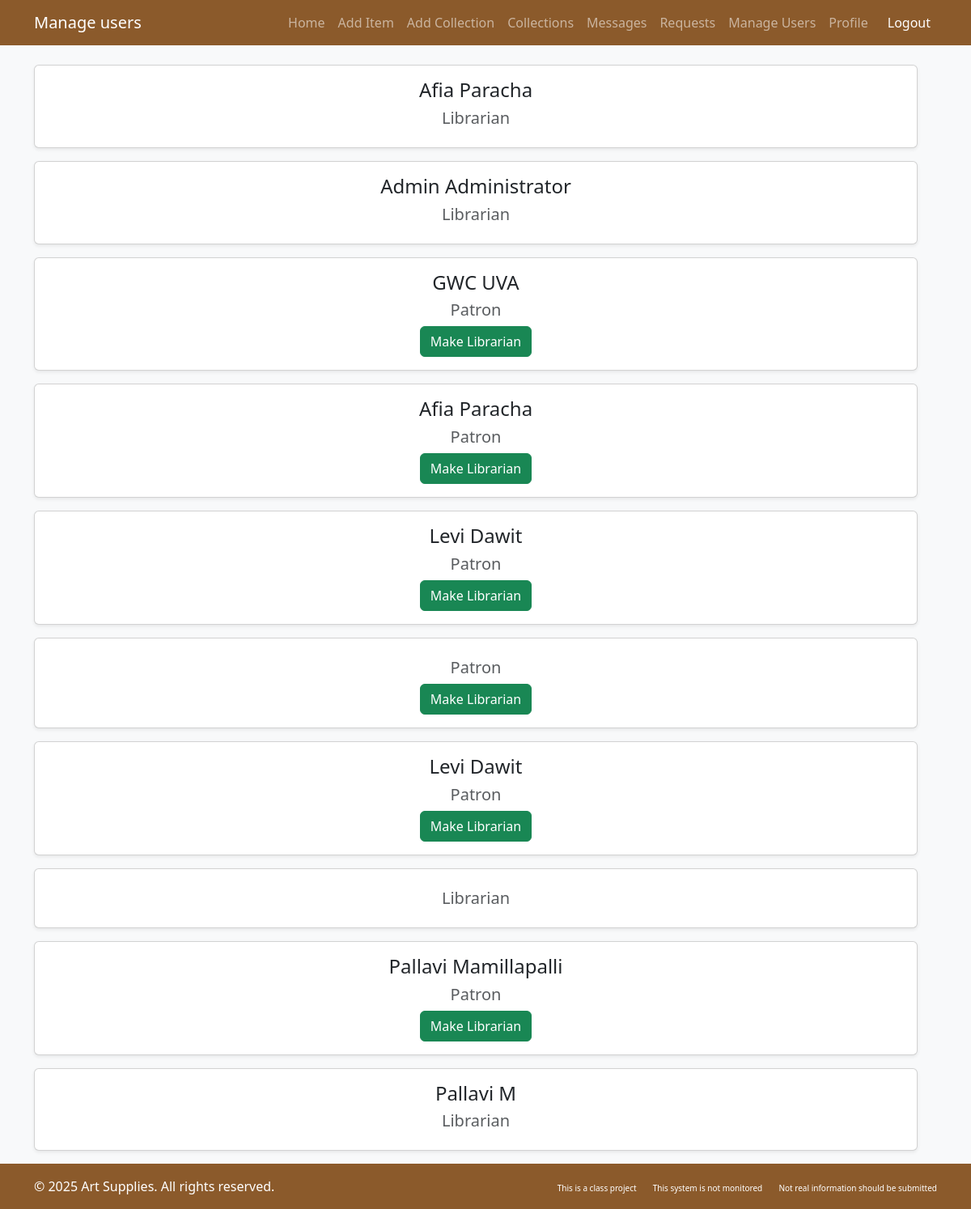
The app's page /artlibrary/manage_users/ (signed in), older data.
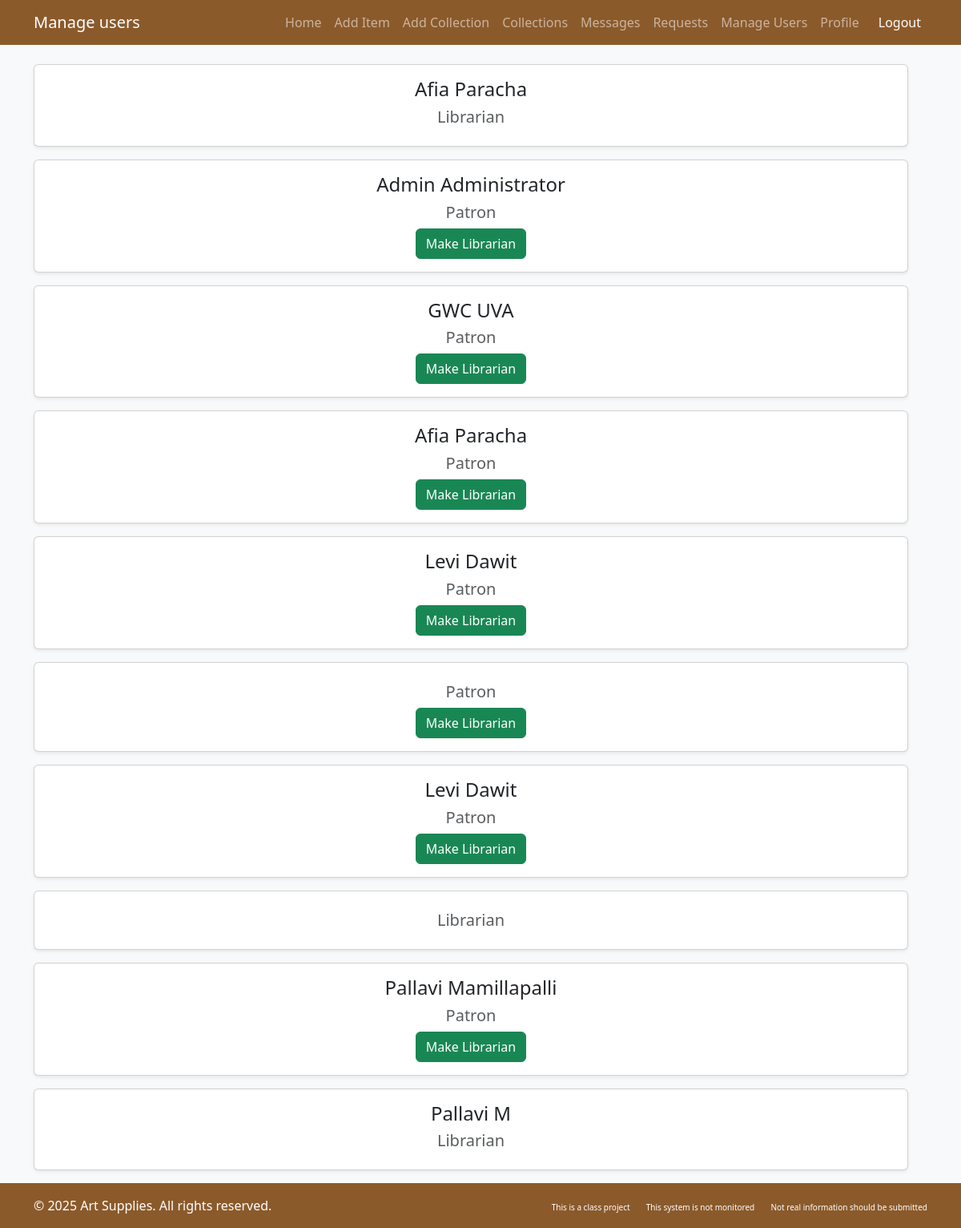
The same page, newer data.
### artlibrary/models.py (models this page shows, shortened)
class CustomUser(AbstractUser):
    profile_pic = models.ImageField(
        storage=S3Boto3Storage(),
        upload_to='profile_pics/',
        null=True,
        blank=True
    )
    date_joined = models.DateTimeField(auto_now_add=True)
    roles = (('patron', 'Patron'), ('librarian', 'Librarian'), ('anonymous', 'Anonymous'))
    user_role = models.CharField(max_length=12, choices=roles, default='patron')
    email = models.EmailField(blank=True, max_length=254, verbose_name='email address')

### artlibrary/views.py (the view)
# urls.py: path('manage_users/',views.manage_users,name="manage_users"),
def manage_users(request):
    if(request.user.user_role!="librarian"):
        if request.user.user_role=="anonymous":
            return redirect("anonymous_page")
        else:
            return redirect("patron_page")
    usersList= CustomUser.objects.all()
    context={'all_users':usersList}
    return render(request,'artlibrary/manage_users.html',context)

### artlibrary/templates/artlibrary/manage_users.html (shortened to what this page needs)
{% load django_bootstrap5 %}
<!DOCTYPE html>
<html lang="en">
<head>
    {% bootstrap_css %}
</head>
<body class="bg-light">
    <nav class="navbar navbar-expand-lg navbar-dark bg-brown">
        <div class="container">
            <a class="navbar-brand" href="#">Manage users</a>
            <div class="collapse navbar-collapse" id="navbarNav">
                <ul class="navbar-nav ms-auto">
                    <li class="nav-item"><a class="nav-link" href="#">Home</a></li>
                    {% if request.user.user_role == "librarian" %}
                    <li class="nav-item"><a class="nav-link" href="{% url 'add_item' %}">Add Item</a></li>
                    {% endif %}
                    {% if request.user.user_role != "anonymous_user" %}
                    <li class="nav-item"><a class="nav-link" href="{% url 'add_collection' %}">Add Collection</a></li>
                    {% endif %}
                    <li class="nav-item"><a class="nav-link" href="{% url 'collections' %}">Collections</a></li>
                    <li class="nav-item"><a class="nav-link" href="#">Messages</a></li>
                    {% if request.user.user_role == "librarian" %}
                    <li class="nav-item"><a class="nav-link" href="{% url 'view_requests' user.id %}">Requests</a></li>
                    <li class="nav-item"><a class="nav-link" href="{% url 'manage_users' %}">Manage Users</a></li>
                    {% endif %}
                    {% if request.user.user_role != "anonymous_user" %}
                    <li class="nav-item"><a class="nav-link" href="{% url 'profile' %}">Profile</a></li>
                    {% endif %}
                    <li class="nav-item">
                        <a class="nav-link btn btn-danger btn-sm text-white ms-2" href="{% url 'logout' %}">Logout</a>
                    </li>
                </ul>
            </div>
        </div>
    </nav>
    <div class="container mt-4 flex-column align-items-center w-100">
        {% for user in all_users %}
        <div class="row justify-content-center w-100 mb-3">
            <div class="col-md-6 col-lg-4 w-100">
                <div class="card shadow-sm">
                    <div class="card-body text-center">
                        <h4 class="card-title">{{ user.get_full_name }}</h4>
                        <h5 class="text-muted">{{ user.user_role|title }}</h5>
                        {% if user.user_role != "librarian" %}
                        <a href="{% url 'make_librarian' user.id %}" class="btn btn-success">Make Librarian</a>
                        {% endif %}
                    </div>
                </div>
            </div>
        </div>
        {% endfor %}
    </div>
</body>
<footer class="py-3 bg-dark text-white mt-auto bg-brown">
    <div class="container">
        <div class="row">
            <div class="col-md-6">
                <p class="mb-0">&copy; 2025 Art Supplies. All rights reserved.</p>
            </div>
            <div class="col-md-6 text-md-end">
                <a href="#" class="text-white text-decoration-none me-3" style="font-size: 10px;">This is a class project</a>
                <a href="#" class="text-white text-decoration-none me-3" style="font-size: 10px;">This system is not monitored</a>
                <a href="#" class="text-white text-decoration-none" style="font-size: 10px;">Not real information should be submitted</a>
            </div>
        </div>
    </div>
</footer>
</body>
</html>

Row changes from the older to the newer data that the page shows:
changed CustomUser "Admin Administrator": user_role "Librarian" → "Patron"; now shows "Make Librarian"
